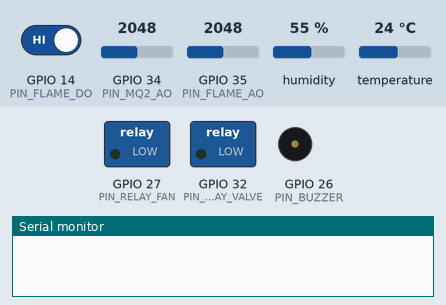
Recording of a sketch running on a simulated ESP32. Parts: switched loads named in the sketch (green lamp = pin HIGH), buzzer (waves = sounding, pin HIGH), the last lines printed to the serial monitor. Inputs (shaded band) come from the test bench; at power-on: GPIO 14 (PIN_FLAME_DO) HIGH, GPIO 34 (PIN_MQ2_AO) = 2048, GPIO 35 (PIN_FLAME_AO) = 2048, humidity 55 %, temperature 24 °C. WiFi joins after 1.5 s; servers stay silent unless stated; uploads are accepted with an empty reply.

Above: at 0.0 s.
At 3.8 s:
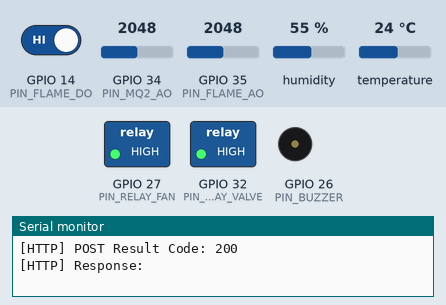
3.9 s: GPIO 14 (PIN_FLAME_DO) driven LOW
At 4.6 s:
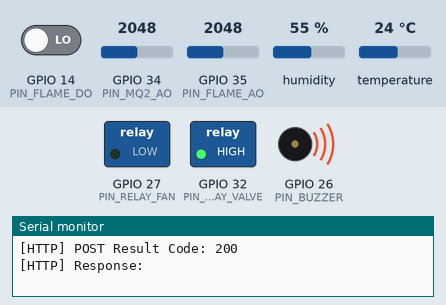
Timing chart, 0 to 6.9 s (numbered marks = the images above; inputs shaded):
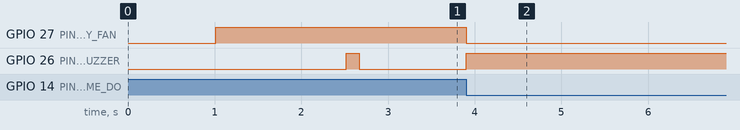

The sketch:

fire_detection_esp32.ino
```cpp
/*
 * =====================================================================================
 * PROJECT: AI-BASED SMART FIRE DETECTION AND PREVENTION SYSTEM
 * MODULE: ESP32 IoT Node Firmware (Arduino IDE compatible)
 * HARDWARE:
 *  - ESP32-WROOM-32 Development Board
 *  - DHT11 Temperature & Humidity Sensor (Pin: GPIO 4)
 *  - MQ-2 Smoke & Combustible Gas Sensor (Analog Pin: GPIO 34)
 *  - Flame Sensor (Digital Pin: GPIO 14, Analog Pin: GPIO 35)
 *  - Active Buzzer (Pin: GPIO 26)
 *  - Dual-Channel 5V Relay Module:
 *      * Relay 1 - Exhaust Ventilation Fan (Pin: GPIO 27)
 *      * Relay 2 - Suppression Solenoid Valve (Pin: GPIO 32)
 *
 * PROTOCOL: Wi-Fi HTTP POST to FastAPI Backend (/api/sensor/readings)
 * =====================================================================================
 */

#include <WiFi.h>
#include <HTTPClient.h>
#include <DHT.h>
#include <ArduinoJson.h> // Library: ArduinoJson by Benoit Blanchon (v6.x or v7.x)

// ======================== WI-FI CONFIGURATION ========================
const char* WIFI_SSID     = "YOUR_WIFI_SSID";
const char* WIFI_PASSWORD = "YOUR_WIFI_PASSWORD";

// Server API Endpoint (Replace with your Laptop/Server LAN IP, e.g., 192.168.1.50)
const char* SERVER_URL    = "http://192.168.1.50:8000/api/sensor/readings";
const char* DEVICE_ID     = "ESP32-FIRE-ZONE-01";

// ======================== PIN ASSIGNMENTS ============================
#define DHTPIN        4       // DHT11 Data Pin
#define DHTTYPE       DHT11   // Sensor Type: DHT11
#define PIN_MQ2_AO    34      // MQ-2 Smoke Sensor Analog ADC Pin
#define PIN_FLAME_DO  14      // Flame Sensor Digital Output (LOW = Flame detected)
#define PIN_FLAME_AO  35      // Flame Sensor Analog ADC Pin
#define PIN_BUZZER    26      // Buzzer Pin
#define PIN_RELAY_FAN 27      // Relay 1: Exhaust Fan
#define PIN_RELAY_VALVE 32    // Relay 2: Suppression Valve

// ======================== HARDWARE THRESHOLDS =======================
#define MQ2_RO_CLEAN_AIR_PPM 65.0f
#define LOCAL_FLAME_TRIGGER_VALUE 400 // Analog ADC < 400 indicates intense IR flame

DHT dht(DHTPIN, DHTTYPE);

// Interval timer
unsigned long lastSendTime = 0;
const unsigned long sendInterval = 2500; // Telemetry transmission every 2.5 seconds

void setup() {
  Serial.begin(115200);
  delay(1000);
  Serial.println("\n=======================================================");
  Serial.println("  AI-BASED SMART FIRE DETECTION & PREVENTION SYSTEM    ");
  Serial.println("  ESP32 IoT Node Initializing...                       ");
  Serial.println("=======================================================");

  // Initialize GPIO pins
  pinMode(PIN_FLAME_DO, INPUT);
  pinMode(PIN_BUZZER, OUTPUT);
  pinMode(PIN_RELAY_FAN, OUTPUT);
  pinMode(PIN_RELAY_VALVE, OUTPUT);

  // Relay modules are typically active LOW; default all off
  digitalWrite(PIN_BUZZER, LOW);
  digitalWrite(PIN_RELAY_FAN, HIGH);   // Relay OFF (High-level active modules)
  digitalWrite(PIN_RELAY_VALVE, HIGH); // Relay OFF

  // Initialize DHT sensor
  dht.begin();

  // Connect to Wi-Fi network
  connectWiFi();

  // Test beep to confirm audio subsystem
  digitalWrite(PIN_BUZZER, HIGH);
  delay(150);
  digitalWrite(PIN_BUZZER, LOW);

  Serial.println("[SYSTEM READY] Commencing live sensor telemetry streaming.");
}

void loop() {
  // Ensure Wi-Fi connection is maintained
  if (WiFi.status() != WL_CONNECTED) {
    connectWiFi();
  }

  // Periodic sensor read and cloud sync
  if (millis() - lastSendTime >= sendInterval) {
    lastSendTime = millis();
    readSensorsAndTransmit();
  }

  // Instant hardware-level fail-safe loop (Zero latency protection)
  evaluateHardwareSafetyLoop();
}

void connectWiFi() {
  Serial.print("[WiFi] Connecting to: ");
  Serial.println(WIFI_SSID);
  WiFi.mode(WIFI_STA);
  WiFi.begin(WIFI_SSID, WIFI_PASSWORD);

  int attempts = 0;
  while (WiFi.status() != WL_CONNECTED && attempts < 20) {
    delay(500);
    Serial.print(".");
    attempts++;
  }

  if (WiFi.status() == WL_CONNECTED) {
    Serial.println("\n[WiFi] Connected Successfully!");
    Serial.print("[WiFi] IP Address: ");
    Serial.println(WiFi.localIP());
  } else {
    Serial.println("\n[WiFi] Connection timed out. Continuing offline fail-safe loop.");
  }
}

float calculateSmokePPM(int rawAdc) {
  // MQ-2 calibrated transfer curve: conversion of 12-bit ADC (0-4095) to estimated PPM
  float voltage = (rawAdc / 4095.0) * 3.3;
  float ppm = (voltage / 3.3) * 800.0 + 35.0;
  return ppm;
}

void readSensorsAndTransmit() {
  // 1. Read DHT11
  float humidity = dht.readHumidity();
  float temperature = dht.readTemperature(); // Celsius

  if (isnan(humidity) || isnan(temperature)) {
    Serial.println("[WARN] DHT11 read error. Applying default ambient values.");
    temperature = 25.0;
    humidity = 50.0;
  }

  // 2. Read MQ-2 Smoke sensor
  int rawSmokeAdc = analogRead(PIN_MQ2_AO);
  float smokePpm = calculateSmokePPM(rawSmokeAdc);

  // 3. Read Flame sensor
  int flameDigital = digitalRead(PIN_FLAME_DO);
  int flameRawAdc = analogRead(PIN_FLAME_AO);
  // Most flame sensors pull DO LOW when infrared fire spectrum is detected
  bool flameDetected = (flameDigital == LOW) || (flameRawAdc < LOCAL_FLAME_TRIGGER_VALUE);

  Serial.printf("\n[SENSORS] Temp: %.1f °C | Humidity: %.1f %% | Smoke: %.1f ppm | Flame: %s (Raw: %d)\n",
                temperature, humidity, smokePpm, flameDetected ? "YES" : "NO", flameRawAdc);

  // 4. Send telemetry payload to FastAPI Backend via HTTP POST
  if (WiFi.status() == WL_CONNECTED) {
    HTTPClient http;
    http.begin(SERVER_URL);
    http.addHeader("Content-Type", "application/json");

    // Build JSON Payload
    StaticJsonDocument<256> doc;
    doc["device_id"] = DEVICE_ID;
    doc["temperature"] = temperature;
    doc["humidity"] = humidity;
    doc["smoke_ppm"] = smokePpm;
    doc["flame_detected"] = flameDetected;
    doc["flame_raw"] = flameRawAdc;
    doc["is_simulated"] = false;

    String requestBody;
    serializeJson(doc, requestBody);

    int httpCode = http.POST(requestBody);

    if (httpCode > 0) {
      String response = http.getString();
      Serial.printf("[HTTP] POST Result Code: %d\n", httpCode);
      Serial.printf("[HTTP] Response: %s\n", response.c_str());

      // Parse server commands if prevention states are updated
      StaticJsonDocument<512> resDoc;
      DeserializationError err = deserializeJson(resDoc, response);
      if (!err) {
        // Check fire risk returned by backend ML model
        const char* risk = resDoc["fire_risk"];
        if (risk != nullptr && strcmp(risk, "HIGH RISK") == 0) {
          triggerPhysicalAlarm(true);
        } else if (risk != nullptr && strcmp(risk, "NORMAL") == 0) {
          triggerPhysicalAlarm(false);
        }
      }
    } else {
      Serial.printf("[HTTP ERROR] Failed to send telemetry: %s\n", http.errorToString(httpCode).c_str());
    }
    http.end();
  }
}

void evaluateHardwareSafetyLoop() {
  // Local autonomous override: If flame is physically sensed, activate buzzer immediately without waiting for network!
  int flameDigital = digitalRead(PIN_FLAME_DO);
  if (flameDigital == LOW) {
    triggerPhysicalAlarm(true);
  }
}

void triggerPhysicalAlarm(bool active) {
  if (active) {
    digitalWrite(PIN_BUZZER, HIGH);
    digitalWrite(PIN_RELAY_FAN, LOW); // Relay active: Fan ON
  } else {
    digitalWrite(PIN_BUZZER, LOW);
    digitalWrite(PIN_RELAY_FAN, HIGH); // Relay off
  }
}
```

Measured:
- after the input at 3.9 s, GPIO 27 (PIN_RELAY_FAN): HIGH → LOW at once; GPIO 26 (PIN_BUZZER): LOW → HIGH at once
